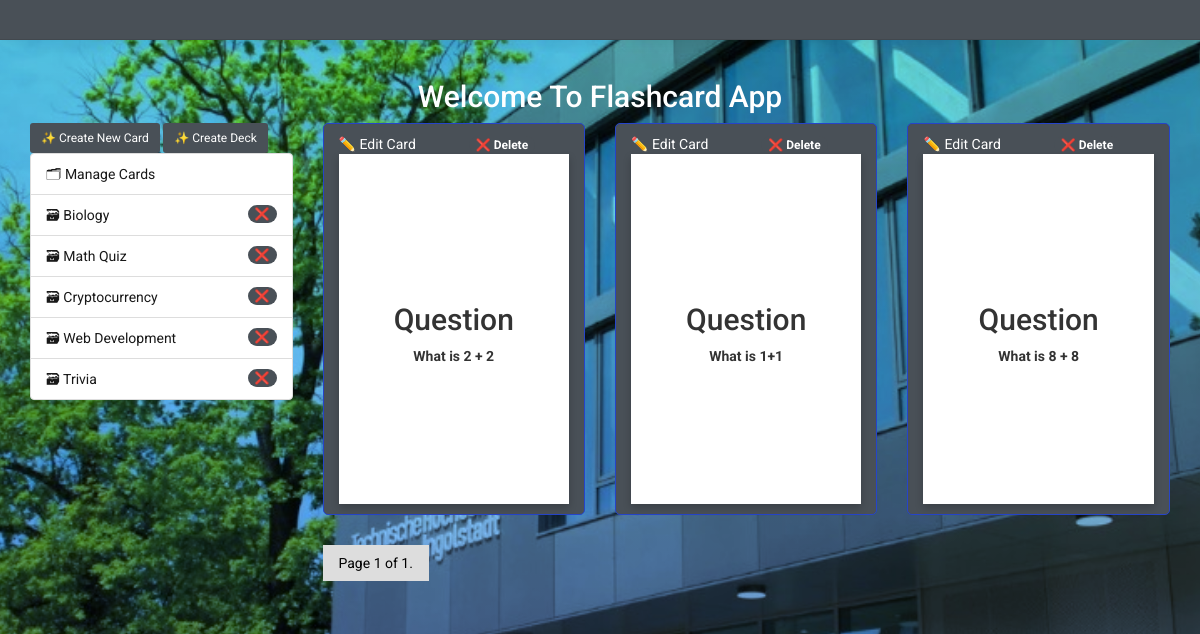
The page /manage on the database as committed earlier.
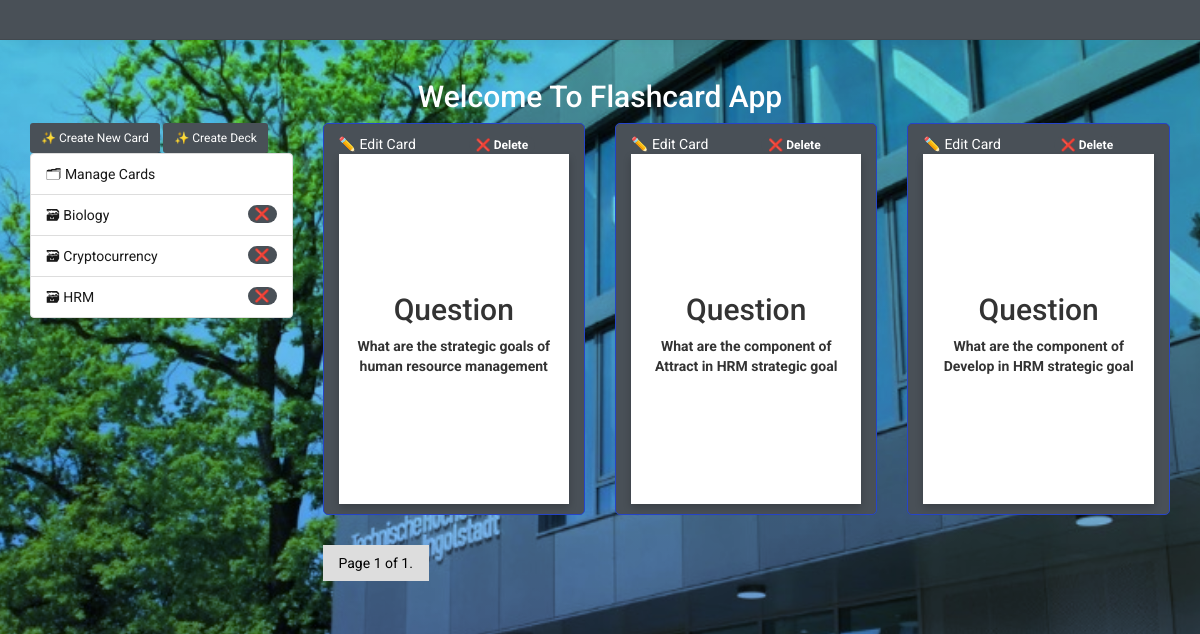
The same page on the database as committed later.
### cards/models.py (models this page shows, shortened)
class Deck(models.Model):
    name = models.CharField(max_length=100)
    def __str__(self):
        return self.name

class Card(models.Model):
    question = models.TextField()
    answer = models.TextField()
    deck = models.ForeignKey(Deck, on_delete=models.CASCADE)
    box = models.IntegerField(
        choices=zip(BOXES, BOXES),
        default=BOXES[0],
    )
    date_created = models.DateTimeField(auto_now_add=True)

### cards/views.py (the view)
class CardListView(ListView):
    model = Card
    queryset = Card.objects.all()
    template_name = 'all_card.html'  # Ensure you have this template
    context_object_name = 'card_list'
    paginate_by = 9
    def get_context_data(self, **kwargs):
        context = super().get_context_data(**kwargs)
        name = self.request.session.get('name')
        wrong = self.request.session.get('wrong')
        correct = self.request.session.get('correct')
        context['name'] = name
        context['wrong'] = wrong
        context['correct'] = correct
        return context

### cards/templatetags/cards_tags.py (called while the page is built)
@register.inclusion_tag("cards/box_links.html")
@register.inclusion_tag("cards/box_links.html")
def decks_as_links():
    decks = Deck.objects.all()
    return {'decks':decks}

### cards/templates/cards/card_list.html (shortened to what this page needs)
{% extends "cards/base.html" %}
{% load humanize %}
{% block content %}
    <div class="row">
        <div class="col-md-3">
            <a class="btn btn-secondary btn-sm formbg"href="{% url 'card-create' %}" role="button">
                ✨ Create New Card
            </a>
            <a class="btn btn-secondary btn-sm formbg" href="{% url 'deck_add' %}" role="button">
                ✨ Create Deck
            </a>
            {% include "navigation.html" %}
        </div>
        <div class="col-md-9">
            <div class="row">
                {% for card in card_list %}
                {% if card.question %}
                {% include "cards/all_cards.html" %}
                {% endif %}
            {% endfor %}
            </div>
            <div class="pagination">
                <span class="step-links">
                      <a> Page {{ page_obj.number }}   of {{ page_obj.paginator.num_pages }}.</a>
                </span>
            </div>
        </div>
    </div>
{% endblock content %}

### cards/templates/cards/box_links.html (shortened to what this page needs)
{% load humanize %}
{% for deck in decks %}
<li class="list-group-item d-flex justify-content-between align-items-center">
    <a href="{% url 'deck' deck=deck.name %}">
        🗃 {{ deck  }}
    </a>
    <a data-id="{{deck.id}}" data-name="{{ deck.name }}" class="myBtn badge badge-primary badge-pill" >❌</a>
  </li>
{% endfor %}

### cards/templates/cards/all_cards.html (shortened to what this page needs)
<div class="col-md-4">
    <article class="col-md-12 center">
      <div class="row">
        <div class="col-md-6">
          <a href="{% url 'card-update' card.id %}" role="button">
            ✏️ Edit Card
        </a>
        </div>
        <div class="col-md-6">
          <a data-id="{{ card.id }}" class= "btnQdel badge badge-primary badge-pill"  role="button">
            ❌ Delete
        </a>
        </div>
      </div>
        <div class="flip-card">
                <div class="flip-card-inner">
                  <div class="flip-card-front">
                    <h2 class="h2">Question</h2>
                    <p class="p2">{{ card.question }}</p>
                  </div>
                  <div class="flip-card-back">
                    <h2 class="h2">Reveal Answer</h2>
                    <p class="cardanswer p-2">{{ card.answer }}</p>
                  </div>
                </div>
              </div>
        </article>
</div>

Rows that differ between the two databases and show on the page:
removed Deck: name "Math Quiz"
removed Deck: name "Web Development"
removed Deck: name "Trivia"
removed Card: question "What is 2 + 2"
removed Card: question "What is 1+1"
removed Card: question "What is 8 + 8"
added Deck: name "HRM"
added Card: question "What are the strategic goals of human resource management"
added Card: question "What are the component of Attract in HRM strategic goal"
added Card: question "What are the component of Develop in HRM strategic goal"
